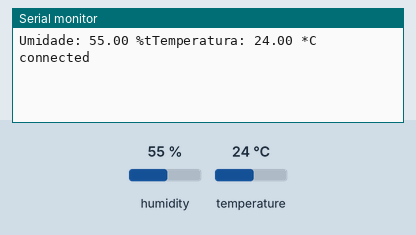
Bench run of a sketch on a simulated Arduino Uno, built with avr-gcc and run on an emulated ATmega328P. On the bench: the last lines printed to the serial monitor. Inputs (shaded band) come from the test bench; at power-on: humidity 55 %, temperature 24 °C. WiFi joins after 1.5 s; servers stay silent unless stated; no MQTT or app messages arrive unless stated.

Above: at 7.2 s.
7.3 s: humidity set to 22 %
At 11.7 s:
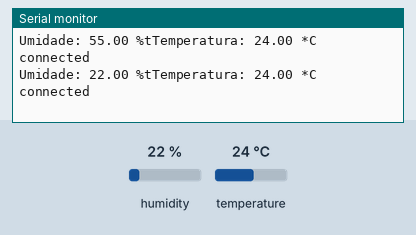
13.0 s: temperature set to 12 °C
At 17.0 s:
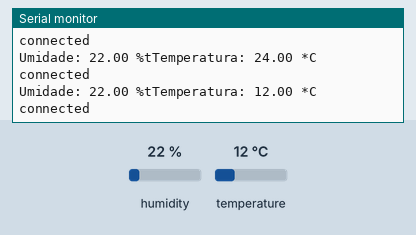
18.7 s: humidity set to 40 %
At 22.4 s:
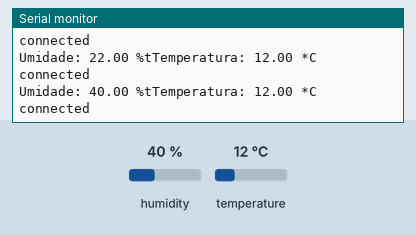
Timing chart, 0 to 23.9 s (numbered marks = the images above; inputs shaded):
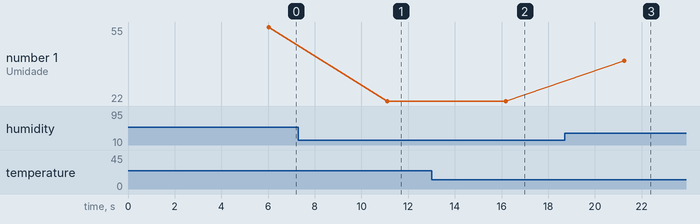

Measured:
- after the input at 7.3 s, the serial monitor: prints a new line after 3.8 s (image 1)
- after the input at 13.0 s, the serial monitor: prints a new line after 3.2 s (image 2)
- after the input at 18.7 s, the serial monitor: prints a new line after 2.6 s (image 3)
- plotted number 1: 55 → 22 after the input at 7.3 s, 22 → 40 after the input at 18.7 s

The sketch:

pub_arduino.ino
```cpp
#include <DHT.h>
#include <Ethernet.h>
#include <PubSubClient.h>

#define DHTPIN A1
#define DHTTYPE DHT11

DHT dht(DHTPIN, DHTTYPE);

byte mac[] = {0xDE, 0xAD, 0xBE, 0xEF, 0xFE, 0xED};
IPAddress ip(192, 168, 0, 88);

EthernetClient ethClient;
PubSubClient client(ethClient);

void setup()
{
  Serial.begin(9600);
  delay(3000);
  Ethernet.begin(mac, ip);
  delay(3000);
  client.setClient(ethClient);
  client.setServer("192.168.0.5", 1883);
  dht.begin();
}

void loop()
{
  float h = dht.readHumidity();
  float t = dht.readTemperature();
  if (isnan(t) || isnan(h))
  {
    Serial.println("Failed to read from DHT");
  }
  else
  {
    Serial.print("Umidade: ");
    Serial.print(h);
    Serial.print(" %t");
    Serial.print("Temperatura: ");
    Serial.print(t);
    Serial.println(" *C");
  }

  if (client.connect("arduinoClient")) {
      Serial.println("connected");
      char temp[8];
      dtostrf(t, 6, 2, temp);
      int length = strlen(temp);
      client.publish("topic/temp", (byte*)temp, length);

      char hum[8];
      dtostrf(h, 6, 2, hum);
      length = strlen(hum);
      client.publish("topic/hum", (byte*)hum, length);
  } else {
    Serial.print("failed, rc=");
    Serial.print(client.state());
    Serial.println(" try again in 5 seconds");

  }
  delay(5000);
}
```
